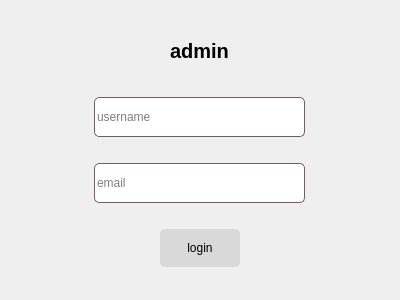
<?xml version="1.0" encoding="UTF-8"?>
<ui version="4.0">
 <class>Maintenance</class>
 <widget class="QWidget" name="Maintenance">
  <property name="geometry">
   <rect>
    <x>0</x>
    <y>0</y>
    <width>400</width>
    <height>300</height>
   </rect>
  </property>
  <property name="maximumSize">
   <size>
    <width>16777215</width>
    <height>300</height>
   </size>
  </property>
  <property name="windowTitle">
   <string>Form</string>
  </property>
  <property name="styleSheet">
   <string notr="true">QLabel {
	width: 209px;
	height: 24px;

	font-family: 'Inter';
	font-style: normal;
	font-weight: 700;
	font-size: 20px;
	line-height: 24px;

	color: #000000;
}

QLineEdit {
	background: #FFFFFF;
	border: 1px solid #785B5B;
	border-radius: 5px;
	width: 209px;
	height: 38px;
}

QPushButton {
	background: #D9D9D9;
	border-radius: 5px;
	width: 80px;
	height: 38px;
}</string>
  </property>
  <layout class="QVBoxLayout" name="verticalLayout">
   <item alignment="Qt::AlignHCenter">
    <widget class="QLabel" name="adminHeaderLabel">
     <property name="maximumSize">
      <size>
       <width>16777215</width>
       <height>40</height>
      </size>
     </property>
     <property name="text">
      <string>admin</string>
     </property>
     <property name="margin">
      <number>0</number>
     </property>
    </widget>
   </item>
   <item alignment="Qt::AlignHCenter">
    <widget class="QLineEdit" name="usernameLineEdit">
     <property name="placeholderText">
      <string>username</string>
     </property>
    </widget>
   </item>
   <item alignment="Qt::AlignHCenter">
    <widget class="QLineEdit" name="emailLineEdit">
     <property name="text">
      <string/>
     </property>
     <property name="placeholderText">
      <string>email</string>
     </property>
    </widget>
   </item>
   <item alignment="Qt::AlignHCenter">
    <widget class="QPushButton" name="loginBtn">
     <property name="text">
      <string>login</string>
     </property>
    </widget>
   </item>
  </layout>
 </widget>
 <resources/>
 <connections/>
</ui>
